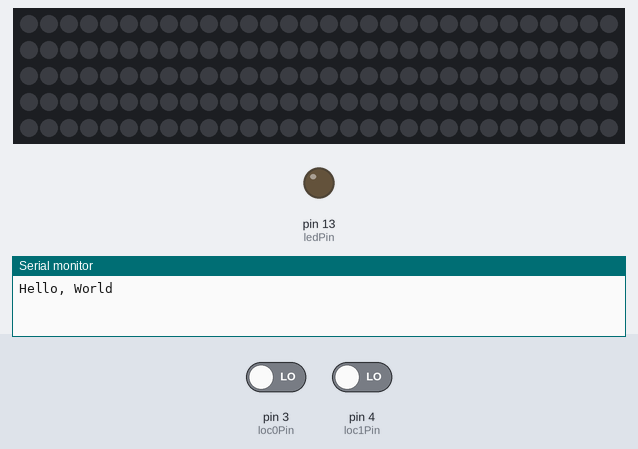
Bench run of a sketch on a simulated Arduino Uno, built with avr-gcc and run on an emulated ATmega328P. Shown: 150 RGB LEDs in strip order, left to right, continuing on the next row, output pins drawn as LEDs (lit = HIGH), the last lines printed to the serial monitor. The test bench sets the inputs (shaded band); at power-on: pin 4 (loc1Pin) LOW, pin 3 (loc0Pin) LOW. Random numbers use the default seed unless the sketch sets one.

Above: at 2.2 s.
2.3 s: pin 4 (loc1Pin) driven HIGH
At 2.9 s:
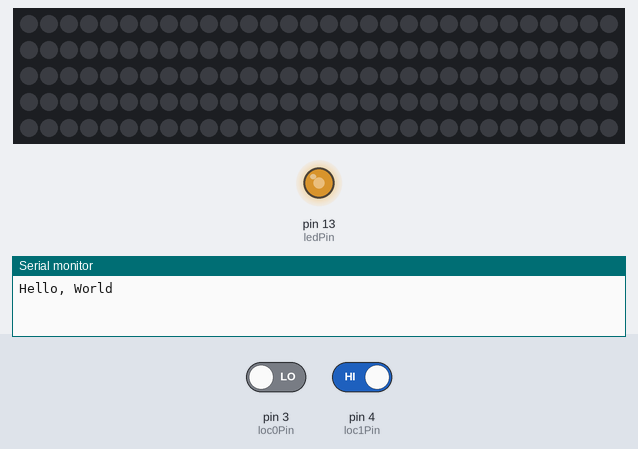
3.8 s: pin 3 (loc0Pin) driven HIGH
At 4.7 s:
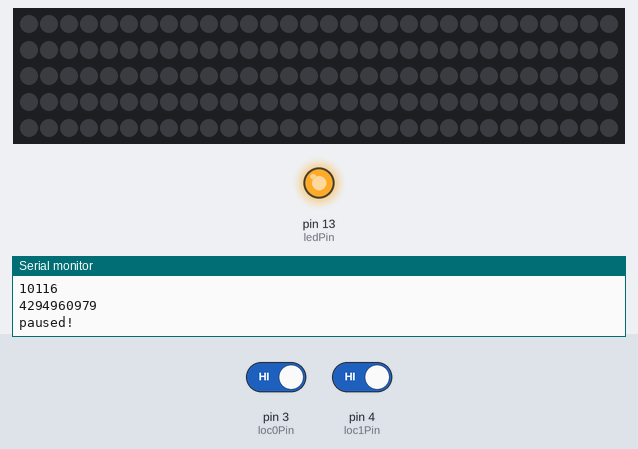
Timing chart, 0 to 6.8 s (numbered marks = the images above; inputs shaded):
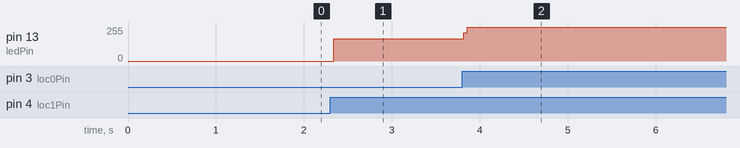

The sketch:

Witch_Light_Prototype_v2.ino
```cpp
#include <Adafruit_NeoPixel.h>

#define PIN    6                // Pin for neopixels
#define N_LEDS 150               // 30 meter test reel

int ledPin = 13;                // choose the pin for the LED
int loc0Pin = 3;                // choose the input pin (for PIR sensor)
int loc1Pin = 4;
int pir0State = LOW;            // we start, assuming no motion detected
int pir1State = LOW;
int loc0val = 0;                // variable for reading the pin status
int loc1val = 1;

int indexPixel = 0;             // start pixel for animations
int destPixel = 10;             // destination pixel for animations
int endPixel = N_LEDS;					//
int hoverTime = 20;							// how long the sprite hovers for
int destVariance = 20;					// the randomness between hover locations

int hoverRandom;

const long interval = 120;
unsigned long previousMillis = 0;        // will store last time LED was updated


Adafruit_NeoPixel strip = Adafruit_NeoPixel(N_LEDS, PIN, NEO_GRB + NEO_KHZ800);


void setup()
{
	Serial.begin(9600);						// comment out when done debugging
	delay(1000);									// pause to let serial communication start
	Serial.println("Hello, World");

  pinMode(ledPin, OUTPUT);      // declare LED as output
  pinMode(loc0Pin, INPUT);     	// declare sensor as input
  pinMode(loc1Pin, INPUT);
	digitalWrite(ledPin, LOW);
  randomSeed(analogRead(0));
  strip.begin();
  strip.show();
}

void loop()
{


  loc0val = digitalRead(loc0Pin);  	// read input loc0value
  if (loc0val == HIGH) {            // check if the input is HIGH
    digitalWrite(ledPin, HIGH);  // turn LED ON
    if (pir0State == LOW) {
      // we have just turned on
      //chase(0x633051);
      // We only want to print on the output change, not state
			spriteMove(0xFFFFFF, 1);
      pir0State = HIGH;
    }
  } else {
    digitalWrite(ledPin, LOW); 	// turn LED OFF
    if (pir0State == HIGH){

      // we have just turned off
      // We only want to print on the output change, not state
      pir0State = LOW;
    }
  }

 loc1val = digitalRead(loc1Pin);  	// read input loc0value
 if (loc1val == HIGH) {            // check if the input is HIGH
   digitalWrite(ledPin, HIGH);  		// turn LED ON
   if (pir1State == LOW) {
     // we have just turned on
     // chase(0x633051);
     // We only want to print on the output change, not state
     pir1State = HIGH;
   }
 } else {
   digitalWrite(ledPin, LOW); 			// turn LED OFF
   if (pir1State == HIGH){

     // we have just turned off
     // We only want to print on the output change, not state
     pir1State = LOW;
   }
 }

}


static void chase(uint32_t c)
{
	unsigned long currentMillis = millis();
	indexPixel = 0;
	destPixel = indexPixel + random(destVariance,80) + 3;
	strip.show();

	while (indexPixel < strip.numPixels()) {

		for(uint16_t i=indexPixel; i<destPixel; i++) {
		    strip.setPixelColor(i  , c); // Draw new pixel
        strip.setPixelColor(i-1, DimColor(strip.getPixelColor(i-1)));
        strip.setPixelColor(i-2, DimColor(strip.getPixelColor(i-2)));
        strip.setPixelColor(i-3, DimColor(strip.getPixelColor(i-3)));
        strip.setPixelColor(i-4, DimColor(strip.getPixelColor(i-4)));
        strip.setPixelColor(i-5, DimColor(strip.getPixelColor(i-5)));
        strip.setPixelColor(i-6, DimColor(strip.getPixelColor(i-6)));
        strip.setPixelColor(i-7, DimColor(strip.getPixelColor(i-7)));
        strip.setPixelColor(i-8, DimColor(strip.getPixelColor(i-8)));


				// strip.setPixelColor(i-3, 0); // Erase pixel a few steps back
		    strip.show();
		    delay(random(5,interval));
		}

		indexPixel = destPixel; // update current location
		hoverRandom = random(destVariance,80);
		destPixel = indexPixel + hoverRandom;
    hoverTime = random(5,40);

		for (int j=0; j<hoverTime; j++) {  //do 10 cycles of chasing
		  for (int q=0; q < 3; q++) {
          strip.setPixelColor(indexPixel-1, DimColor(strip.getPixelColor(indexPixel-1)));
          strip.setPixelColor(indexPixel-2, DimColor(strip.getPixelColor(indexPixel-2)));
          strip.setPixelColor(indexPixel-3, DimColor(strip.getPixelColor(indexPixel-3)));
          strip.setPixelColor(indexPixel-4, DimColor(strip.getPixelColor(indexPixel-4)));
          strip.setPixelColor(indexPixel-5, DimColor(strip.getPixelColor(indexPixel-5)));
          strip.setPixelColor(indexPixel-6, DimColor(strip.getPixelColor(indexPixel-6)));
          strip.setPixelColor(indexPixel-7, DimColor(strip.getPixelColor(indexPixel-7)));
          strip.setPixelColor(indexPixel-8, DimColor(strip.getPixelColor(indexPixel-8)));
		    for (int i=indexPixel; i < indexPixel+3; i=i+3) {
		      strip.setPixelColor(i+q, c);    //turn every third pixel on
		    }
		    strip.show();

		    delay(random(15,interval-10));

		    for (int i=indexPixel; i < indexPixel+3; i=i+3) {
		      strip.setPixelColor(i+q, 0x111111);        //turn every third pixel off
		    }
		  }
		}
	}
}

static void spriteMove(uint32_t c, int dir) // dir = +1: forwards, dir = -1: backwards
{


	// Set indexPixel according to direction

	if(dir == +1)
	{
		// start pixel is 0
		indexPixel = 0;
		// end pixel is numPixels()
		endPixel = strip.numPixels();


	} else if (dir == -1)
  {
  	// start pixel == numpixels
		indexPixel = strip.numPixels();
		endPixel = 0;
  }
	// debug
	Serial.print(indexPixel);
	Serial.print(",");
	Serial.println(dir);
  // draw the thing
	drawSprite(c, indexPixel, endPixel, dir);
}

// c = color, i = indexPixel, e = endPixel, d = direction
static void drawSprite(uint32_t c, int i, int e, int d)
{
	// random pause


	while	(i != e)
	{
		unsigned long currentMillis = millis();
		unsigned long pauseMillis = currentMillis + random(5000, 8001);
	  if(currentMillis - previousMillis >= interval)
		{
	    // save the last time you blinked the strip and moved the indexpixel
	    previousMillis = currentMillis;
			Serial.println(currentMillis);
			Serial.println(pauseMillis);
			Serial.println(previousMillis - pauseMillis);

			i+= d;

			if (previousMillis - pauseMillis >= 0)
			{
				Serial.println("paused!");
				// get rid of delay after testing
				delay (2000);
				pauseMillis = currentMillis + random(5000, 8001);
			}

			Serial.print("draw: ");
			Serial.print(i);
			Serial.print(",");
			Serial.println(e);

		}
	}
}


// Calculate 50% dimmed version of a color (used by ScannerUpdate)
uint32_t DimColor(uint32_t color)
{
    // Shift R, G and B components one bit to the right
    uint32_t dimColor = strip.Color(Red(color) >> 1, Green(color) >> 1, Blue(color) >> 1);
    return dimColor;
}

// Returns the Red component of a 32-bit color
uint8_t Red(uint32_t color)
{
    return (color >> 16) & 0xFF;
}

// Returns the Green component of a 32-bit color
uint8_t Green(uint32_t color)
{
    return (color >> 8) & 0xFF;
}

// Returns the Blue component of a 32-bit color
uint8_t Blue(uint32_t color)
{
    return color & 0xFF;
}
```

Measured:
- after the input at 2.3 s, pin 13 (ledPin): 0/255 → 167/255 at once
- after the input at 3.8 s, pin 13 (ledPin): 167/255 → 255/255 at once
